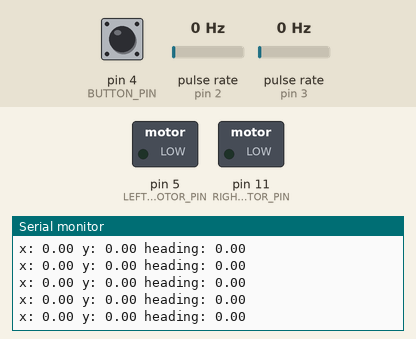
Bench run of a sketch on a simulated Arduino Uno, built with avr-gcc and run on an emulated ATmega328P. Shown: switched loads named in the sketch (green lamp = pin HIGH), the last lines printed to the serial monitor. Wiring (inferred from the names in the program): 2 × pulse sensor: data pin 2 / data pin 3. The test bench sets the inputs (shaded band); at power-on: pin 4 (BUTTON_PIN) HIGH, pulse rate (sensors on pin 2, pin 3) 0 Hz.

Above: at 1.2 s.
1.3 s: pin 4 (BUTTON_PIN) pulled LOW for 0.15 s
2.9 s: pulse rate (sensor on pin 2) set to 4 Hz
At 3.09 s:
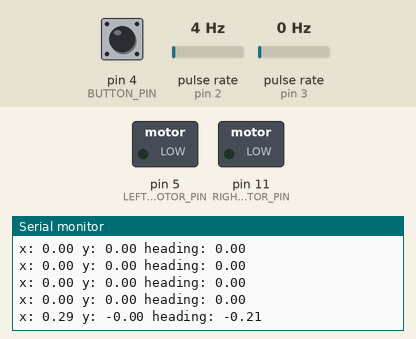
5.9 s: pulse rate (sensor on pin 3) set to 100 Hz
At 5.99 s:
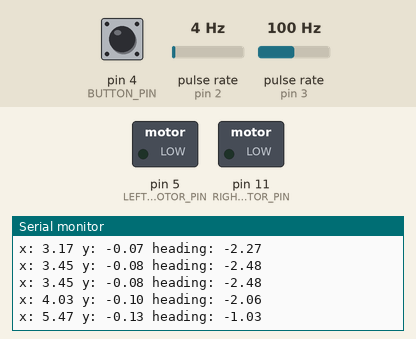
8.9 s: pulse rate (sensor on pin 2) set to 50 Hz
At 8.99 s:
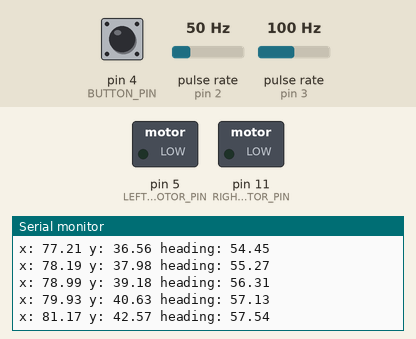
11.9 s: pulse rate (sensor on pin 3) set to 4 Hz
At 11.99 s:
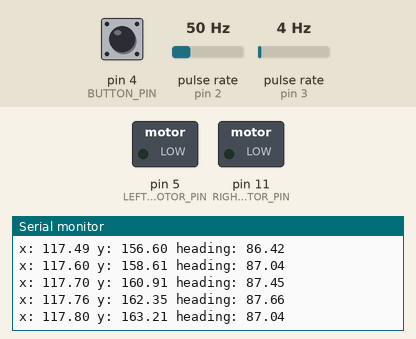
14.9 s: pin 4 (BUTTON_PIN) pulled LOW for 3.2 s
Timing chart, 0 to 17.9 s (numbered marks = the images above; inputs shaded):
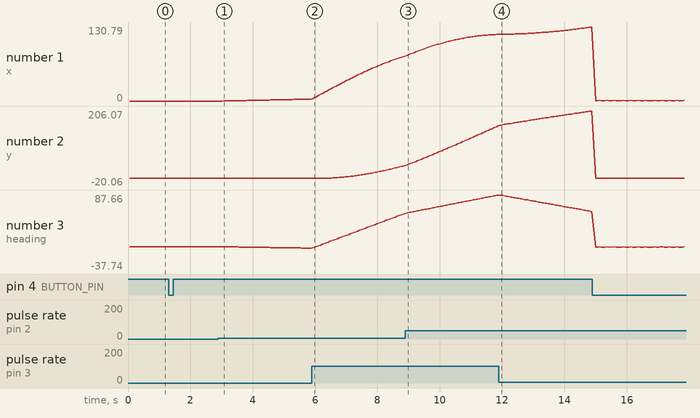

The sketch:

multi_motor_robot_597.ino
```cpp
// snippet: multi_motor_robot_597
// tags: robot, multi-motor, differential-drive, millis
// boards: avr, megaavr, nano33iot, romi32u4, rp2040
// library: none
// description: Robot odometry with encoder feedback: track x, y, heading using differential drive kinematics (wheel encoders on interrupt pins 2/3)
// prompts: robot, odometry, encoder, feedback, track, heading
// verified: compile-only
// source: kd-generated (id 597)
// exact-include: Arduino.h

#include <Arduino.h>

const int LEFT_MOTOR_PIN = 5;
const int RIGHT_MOTOR_PIN = 11;
// Encoders must be on hardware-interrupt-capable pins. On classic AVR (Uno) that is
// only pins 2 and 3, so both encoders live there; all other listed boards support these too.
const int LEFT_ENCODER_PIN = 2;
const int RIGHT_ENCODER_PIN = 3;
const int BUTTON_PIN = 4;

const float WHEEL_RADIUS = 33.0f;  // mm
const float WHEELBASE = 160.0f;   // mm
const float WHEEL_CPR = 360.0f;   // counts per revolution

volatile long leftEncoderCount = 0;
volatile long rightEncoderCount = 0;
float x = 0.0f;
float y = 0.0f;
float heading = 0.0f;

unsigned long prevMs = 0;

void setup() {
  Serial.begin(9600);
  pinMode(LEFT_MOTOR_PIN, OUTPUT);
  pinMode(RIGHT_MOTOR_PIN, OUTPUT);
  pinMode(LEFT_ENCODER_PIN, INPUT);
  pinMode(RIGHT_ENCODER_PIN, INPUT);
  pinMode(BUTTON_PIN, INPUT_PULLUP);
  attachInterrupt(digitalPinToInterrupt(LEFT_ENCODER_PIN), countLeftEncoder, RISING);
  attachInterrupt(digitalPinToInterrupt(RIGHT_ENCODER_PIN), countRightEncoder, RISING);
}

void loop() {
  unsigned long now = millis();
  if (now - prevMs >= 50) {  // 20 Hz update rate
    prevMs = now;

    noInterrupts();
    long leftCount = leftEncoderCount;
    long rightCount = rightEncoderCount;
    leftEncoderCount = 0;
    rightEncoderCount = 0;
    interrupts();

    // Arc length each wheel rolled this tick, in mm. Keep everything in mm so it is
    // dimensionally consistent with WHEELBASE (mm) below — dividing distance by 1000
    // (to metres) while WHEELBASE stays in mm makes the heading update 1000x too small.
    float leftWheelDist  = 2 * PI * WHEEL_RADIUS * (leftCount  / WHEEL_CPR);
    float rightWheelDist = 2 * PI * WHEEL_RADIUS * (rightCount / WHEEL_CPR);

    float deltaHeading = (rightWheelDist - leftWheelDist) / WHEELBASE;  // rad = mm / mm
    heading += deltaHeading;

    float deltaDistance = (rightWheelDist + leftWheelDist) / 2.0f;  // mm
    x += deltaDistance * cos(heading);
    y += deltaDistance * sin(heading);

    Serial.print("x: "); Serial.print(x, 2);
    Serial.print(" y: "); Serial.print(y, 2);
    Serial.print(" heading: "); Serial.println(heading * 180.0f / PI, 2);

  }

  if (digitalRead(BUTTON_PIN) == LOW) {
    x = 0.0f;
    y = 0.0f;
    heading = 0.0f;
    Serial.println("Pose reset");
  }
}

void countLeftEncoder() {
  leftEncoderCount++;
}

void countRightEncoder() {
  rightEncoderCount++;
}
```

Measured:
- after the input at 2.9 s, the serial monitor: prints a new line after 0.17 s (image 1)
- after the input at 5.9 s, the serial monitor: prints a new line at once (image 2)
- plotted number 1: 0 → 3.45 after the input at 2.9 s, 3.45 → 78.99 after the input at 5.9 s
- plotted number 2: 0 → -0.08 after the input at 2.9 s, -0.08 → 39.18 after the input at 5.9 s
- plotted number 3: 0 → -2.48 after the input at 2.9 s, -2.48 → 56.31 after the input at 5.9 s
